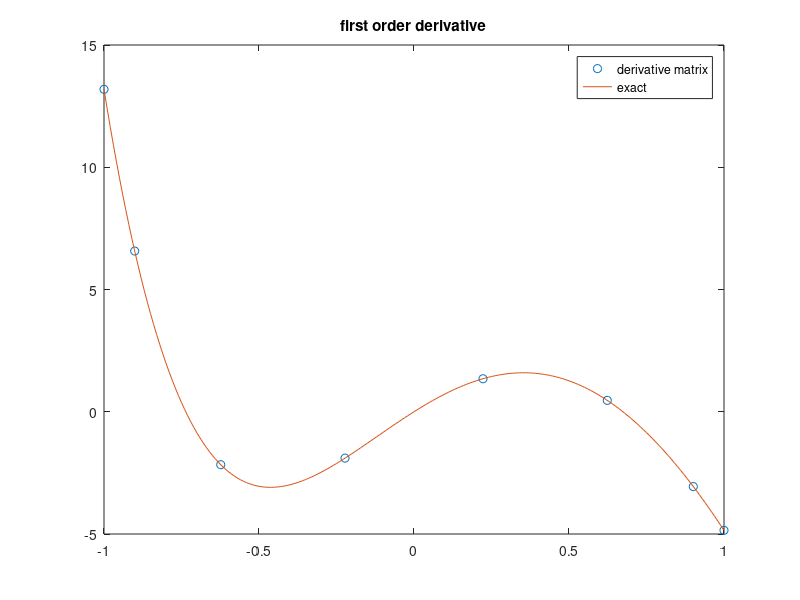
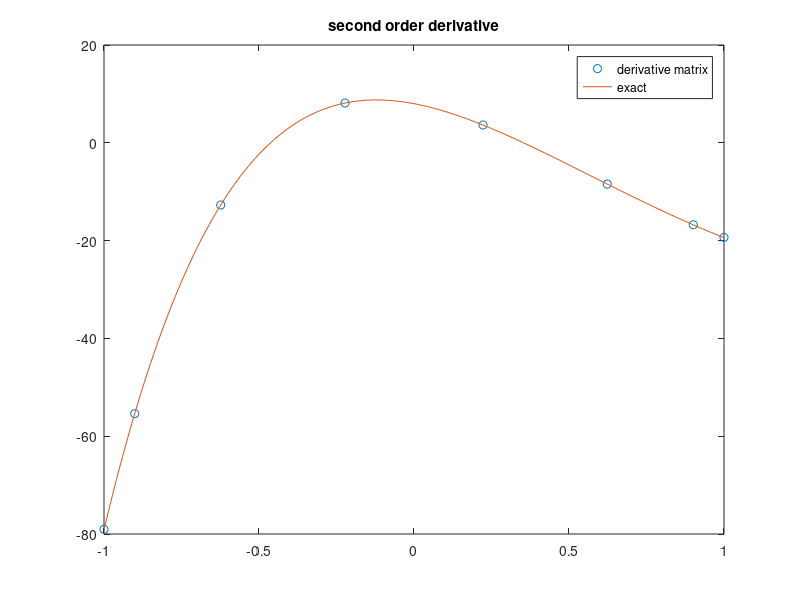

MATLAB code to generate these figures, in order:
clear allclcN = 7;PI = 3.1415926;x_ref = -1:0.01:1;x = cos(PI * [0:1:N] /N);x = x';function re = u(x)  re = 4*(x.^2 - x.^4).*exp(x/-2);endfunctionfunction re = du(x)  re = (2*x.*(x.^3 - 8*x.^2 - x +4).*exp(x/-2));endfunctionfunction re = ddu(x)  re = -(x.^4 - 16*x.^3 + 47*x.^2 + 8*x -8).*exp(x/-2);endfunctionuvec = u(x);#---create matrix G---G = zeros(N+1,N+1);for i = 1:8  for k = i+1:8    if (rem(k+i,2) == 1)      G(i,k) = 2*(k-1);    endif    if (i == 1)      G(i,k) /= 2;    endif  endforendfor#---#---create matrix T---T = zeros(N+1,N+1);%% for chebyshev polynomial T_n(cos(theda)) = cos(n*theda)%% T_n(x) = cos(n*arccos(x))function re = chebyshev(n,x)  re = cos(n*acos(x));endfunctionfor i = 1:(N+1)  for k = 1:(N+1)    T(i,k) = chebyshev(k-1,x(i));  endforendfor#---#--create matrix T_hat---T_hat = zeros(N+1,N+1);for i = 1:(N+1)  for k = 1:(N+1)    T_hat(i,k) = 2*chebyshev(i-1,x(k))/N;    if (k == 1 || k == (N+1))      T_hat(i,k) /= 2;    endif    if (i == 1 || i == (N+1))      T_hat(i,k) /= 2;    endif  endforendfor#---D = T*G*T_hat;duvec = D*uvec;dduvec = D*D*uvec;du_exact = du(x_ref);ddu_exact = ddu(x_ref);figure(1)plot(x, duvec, "o")holdplot(x_ref, du_exact)legend("derivative matrix", "exact")title("first order derivative")print("-dpng", "D_1st")figure(2)plot(x, dduvec, "o")holdplot(x_ref, ddu_exact)legend("derivative matrix", "exact")title("second order derivative")print("-dpng", "D_2nd")